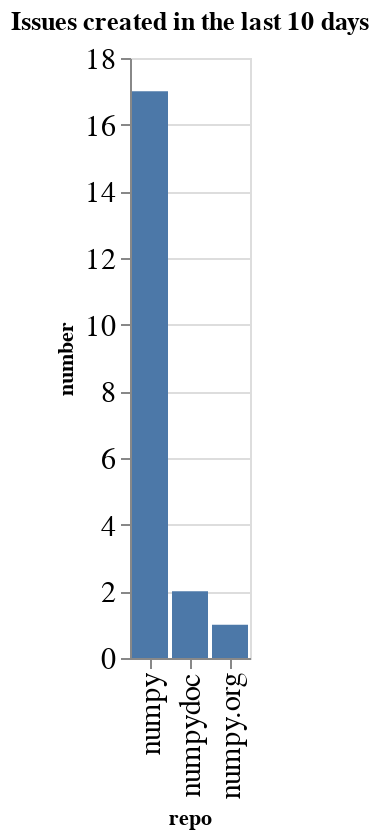

Source (notebook cell):
### Code cell
created_counts = created.groupby(['org', 'repo']).count()['number'].reset_index()
created_counts['org/repo'] = created_counts.apply(lambda a: a['org'] + '/' + a['repo'], axis=1)
sorted_vals = created_counts.sort_values(['org', 'number'], ascending=False)['repo'].values
alt.Chart(data=created_counts, title=f"Issues created in the last {n_days} days").mark_bar().encode(
    x=alt.X('repo', sort=alt.Sort(sorted_vals.tolist())),
    y='number',
)

### Figure 1 — Vega-Lite specification as saved in the notebook (floating-point values rounded to 4 significant figures)
{"config": {"axisLeft": {"labelFontSize": 15}, "axisBottom": {"labelFontSize": 15}}, "data": {"name": "data-9a6e796b677f3fe1c38df5c60de8641b"}, "mark": "bar", "encoding": {"x": {"type": "nominal", "field": "repo", "sort": ["numpy", "numpydoc", "numpy.org"]}, "y": {"type": "quantitative", "field": "number"}}, "title": "Issues created in the last 10 days", "$schema": "https://vega.github.io/schema/vega-lite/v4.8.1.json", "datasets": {"data-9a6e796b677f3fe1c38df5c60de8641b": [{"org": "numpy", "repo": "numpy", "number": 17, "org/repo": "numpy/numpy"}, {"org": "numpy", "repo": "numpy.org", "number": 1, "org/repo": "numpy/numpy.org"}, {"org": "numpy", "repo": "numpydoc", "number": 2, "org/repo": "numpy/numpydoc"}]}}
